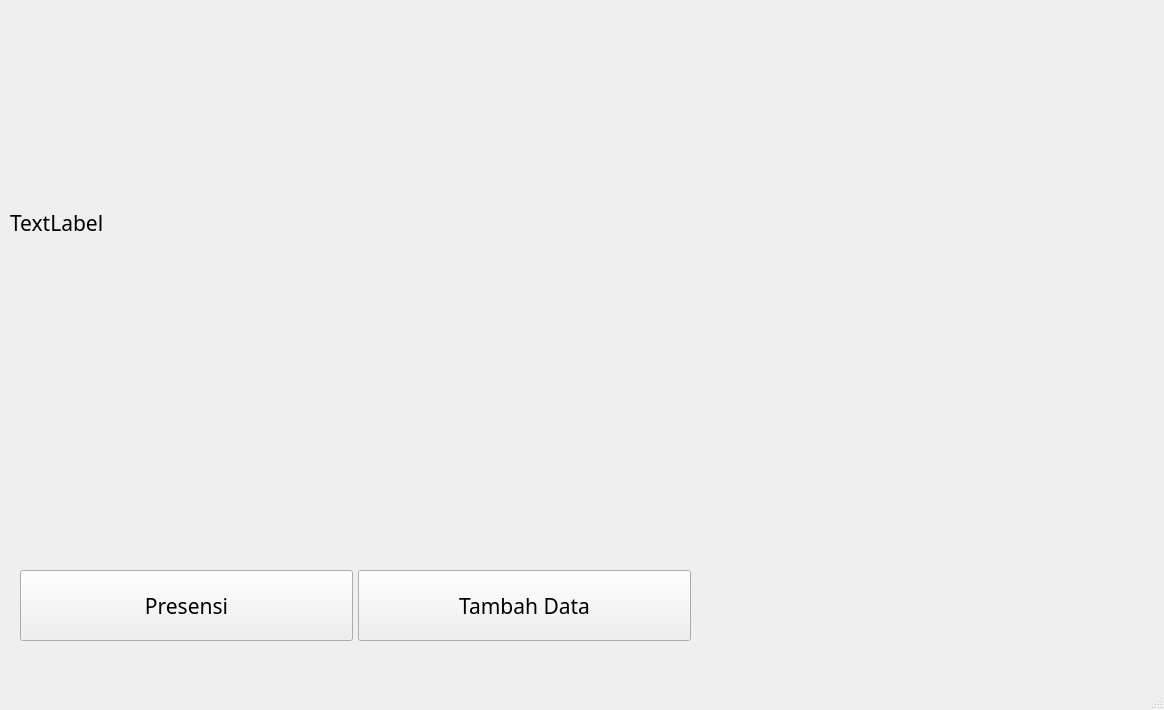
<?xml version="1.0" encoding="UTF-8"?>
<ui version="4.0">
 <class>MainWindow</class>
 <widget class="QMainWindow" name="MainWindow">
  <property name="geometry">
   <rect>
    <x>0</x>
    <y>0</y>
    <width>1164</width>
    <height>710</height>
   </rect>
  </property>
  <property name="windowTitle">
   <string>MainWindow</string>
  </property>
  <widget class="QWidget" name="centralwidget">
   <widget class="QLabel" name="labelVideo">
    <property name="geometry">
     <rect>
      <x>10</x>
      <y>10</y>
      <width>768</width>
      <height>426</height>
     </rect>
    </property>
    <property name="minimumSize">
     <size>
      <width>384</width>
      <height>213</height>
     </size>
    </property>
    <property name="font">
     <font>
      <family>Fira Code</family>
      <pointsize>16</pointsize>
     </font>
    </property>
    <property name="text">
     <string>TextLabel</string>
    </property>
   </widget>
   <widget class="QWidget" name="gridLayoutWidget">
    <property name="geometry">
     <rect>
      <x>10</x>
      <y>560</y>
      <width>691</width>
      <height>91</height>
     </rect>
    </property>
    <layout class="QGridLayout" name="gridLayout" rowminimumheight="0" columnminimumwidth="0,0">
     <property name="sizeConstraint">
      <enum>QLayout::SetMinAndMaxSize</enum>
     </property>
     <property name="leftMargin">
      <number>10</number>
     </property>
     <property name="topMargin">
      <number>10</number>
     </property>
     <property name="rightMargin">
      <number>10</number>
     </property>
     <property name="bottomMargin">
      <number>10</number>
     </property>
     <property name="horizontalSpacing">
      <number>5</number>
     </property>
     <item row="0" column="0">
      <widget class="QPushButton" name="buttonPresensi">
       <property name="sizePolicy">
        <sizepolicy hsizetype="Minimum" vsizetype="Expanding">
         <horstretch>0</horstretch>
         <verstretch>0</verstretch>
        </sizepolicy>
       </property>
       <property name="minimumSize">
        <size>
         <width>191</width>
         <height>61</height>
        </size>
       </property>
       <property name="baseSize">
        <size>
         <width>191</width>
         <height>61</height>
        </size>
       </property>
       <property name="font">
        <font>
         <family>Fira Code</family>
         <pointsize>16</pointsize>
        </font>
       </property>
       <property name="text">
        <string>Presensi</string>
       </property>
      </widget>
     </item>
     <item row="0" column="1">
      <widget class="QPushButton" name="buttonTambah">
       <property name="sizePolicy">
        <sizepolicy hsizetype="Minimum" vsizetype="Minimum">
         <horstretch>0</horstretch>
         <verstretch>0</verstretch>
        </sizepolicy>
       </property>
       <property name="minimumSize">
        <size>
         <width>191</width>
         <height>61</height>
        </size>
       </property>
       <property name="baseSize">
        <size>
         <width>191</width>
         <height>61</height>
        </size>
       </property>
       <property name="font">
        <font>
         <family>Fira Code</family>
         <pointsize>16</pointsize>
        </font>
       </property>
       <property name="text">
        <string>Tambah Data</string>
       </property>
      </widget>
     </item>
    </layout>
   </widget>
  </widget>
  <widget class="QMenuBar" name="menubar">
   <property name="geometry">
    <rect>
     <x>0</x>
     <y>0</y>
     <width>1164</width>
     <height>21</height>
    </rect>
   </property>
  </widget>
  <widget class="QStatusBar" name="statusbar"/>
 </widget>
 <resources/>
 <connections/>
</ui>
